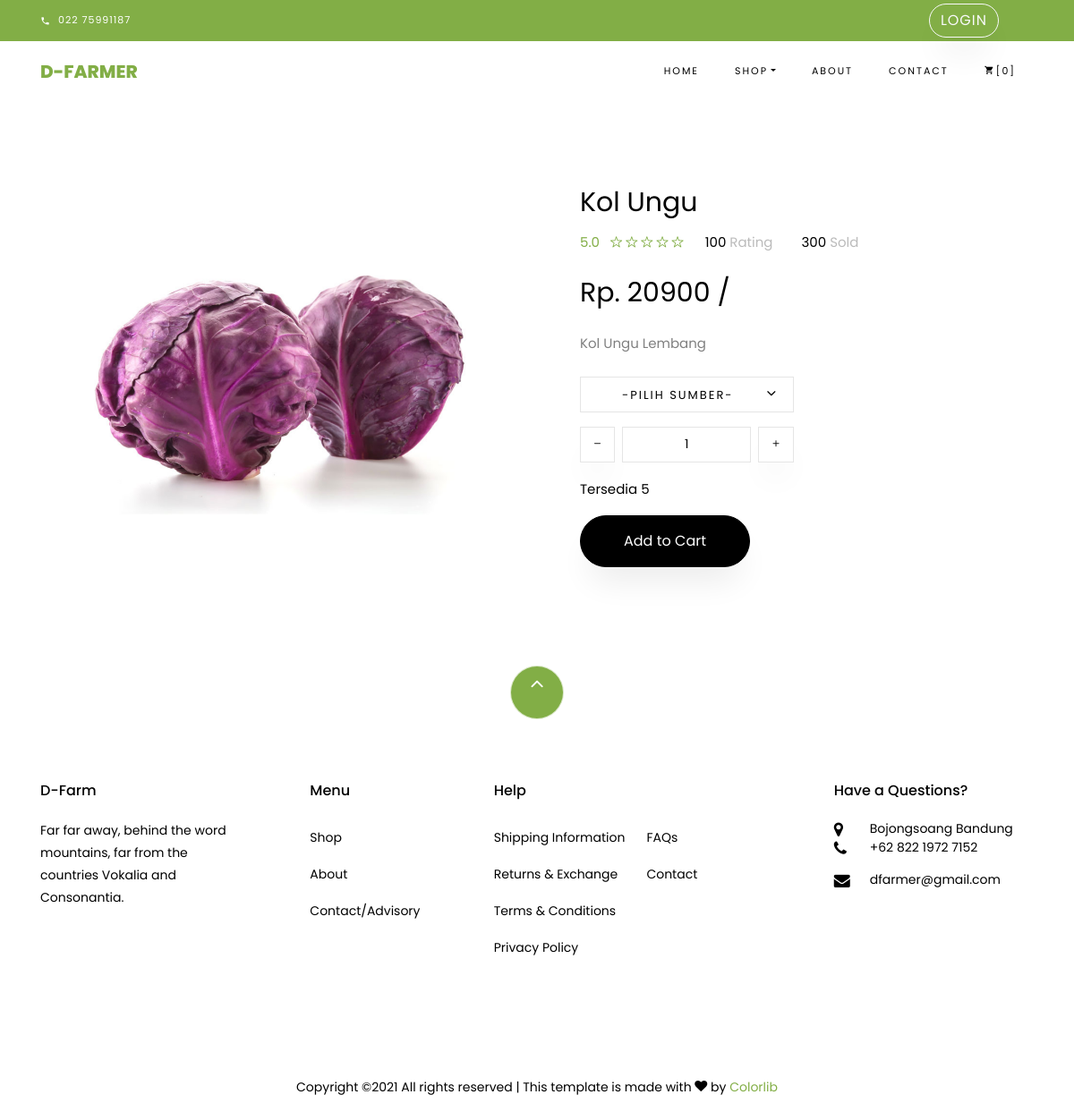
Screenshot of /index.php/shop/info/6 with the database file from the repository.
### tables this page shows
CREATE TABLE `barang` (
  `id_barang` int(11) NOT NULL,
  `nama_barang` varchar(255) NOT NULL,
  `keterangan_barang` varchar(255) NOT NULL,
  `harga_barang` varchar(255) NOT NULL,
  `tanggal` date NOT NULL,
  `jumlah` int(11) NOT NULL,
  `jenis` varchar(255) NOT NULL,
  `satuan` varchar(255) NOT NULL,
  `gambar` varchar(255) NOT NULL,
  `id_sumber` int(11) NOT NULL,
  `id_gudang` int(11) NOT NULL,
  `id_kategori` int(11) NOT NULL
);

### application/controllers/Shop.php (called while the page is built, shortened)
<?php
class Shop extends CI_Controller {
	function __construct(){
		$this->load->model('M_All');
	}
	public function info($id_barang)
	{
		$where = array('id_barang' => $id_barang);
		$data['barang'] = $this->M_All->view_where('barang', $where)->result();
		$data['sumber'] = $this->M_All->get('sumber')->result();
		$this->load->view('template/header');
		$this->load->view('shop/info', $data);
		$this->load->view('template/footer');
	}
}

### index.php (called while the page is built, shortened)
<?php
require_once BASEPATH.'core/CodeIgniter.php';

### application/models/M_All.php (called while the page is built, shortened)
<?php
class M_All extends CI_Model{
    public function view_where($table,$where)
	{
		return $this->db->get_where($table,$where);
    }
}

### application/views/shop/info.php (the view, shortened to what this page needs)
<?php foreach ($barang as $b) {
    ?>
<section class="ftco-section">
    	<div class="container">
    		<div class="row">
    			<div class="col-lg-6 mb-5 ftco-animate">
    				<a href="<?= base_url('assets_admin/img/gambar_barang/')?><?= $b->gambar; ?>" class="image-popup"><img src="<?= base_url('assets_admin/img/gambar_barang/')?><?= $b->gambar; ?>" class="img-fluid" alt="Colorlib Template"></a>
    			</div>
    			<div class="col-lg-6 product-details pl-md-5 ftco-animate">
    				<h3><?= $b->nama_barang ?></h3>
    				<div class="rating d-flex">
							<p class="text-left mr-4">
								<a href="#" class="mr-2">5.0</a>
								<a href="#"><span class="ion-ios-star-outline"></span></a>
								<a href="#"><span class="ion-ios-star-outline"></span></a>
								<a href="#"><span class="ion-ios-star-outline"></span></a>
								<a href="#"><span class="ion-ios-star-outline"></span></a>
								<a href="#"><span class="ion-ios-star-outline"></span></a>
							</p>
							<p class="text-left mr-4">
								<a href="#" class="mr-2" style="color: #000;">100 <span style="color: #bbb;">Rating</span></a>
							</p>
							<p class="text-left">
								<a href="#" class="mr-2" style="color: #000;">300 <span style="color: #bbb;">Sold</span></a>
							</p>
						</div>
    				<p class="price"><span>Rp. <?= $b->harga_barang ?> / <?= $b->satuan ?></span></p>
    				<p><?= $b->keterangan_barang  ?></p>
						<div class="row mt-4">
							<div class="col-md-6">
								<div class="form-group d-flex">
		              <div class="select-wrap">
	                  <div class="icon"><span class="ion-ios-arrow-down"></span></div>
	                  <select name="sumber" id="" class="form-control">
	                  	<option value="">-Pilih Sumber-</option>
	                  </select>
	                </div>
		            </div>
							</div>
							<div class="input-group col-md-6 d-flex mb-3">
	             	<span class="input-group-btn mr-2">
	                	<button type="button" class="quantity-left-minus btn"  data-type="minus" data-field="">
	                   <i class="ion-ios-remove"></i>
	                	</button>
	            		</span>
	             	<input type="text" id="quantity" name="quantity" class="form-control input-number" value="1" min="1" max="100">
	             	<span class="input-group-btn ml-2">
	                	<button type="button" class="quantity-right-plus btn" data-type="plus" data-field="">
	                     <i class="ion-ios-add"></i>
	                 </button>
	             	</span>
	          	</div>
	          	<div class="col-md-12">
	          		<p style="color: #000;">Tersedia <?= $b->jumlah;?> <?= $b->satuan;?></p>
	          	</div>
          	</div>
          	<p>
                <?php if ($b->jumlah == 0){ ?>
                    <a href="cart.html" class="btn btn-black py-3 px-5 disabled">Add to Cart</a>
                <?php }else {?>
                    <a href="<?= base_url()?>index.php/shop/addCart/<?= $b->id_barang?>" class="btn btn-black py-3 px-5">Add to Cart</a>
                <?php } ?>
            </p>
    			</div>
    		</div>
    	</div>
    </section>
<?php } ?>

### rows the page displays
barang: gambar (picture), nama_barang "Kol Ungu", harga_barang "20900", keterangan_barang "Kol Ungu Lembang", jumlah "5"

### other values shown
$this->M_All->count('cart') "0"
